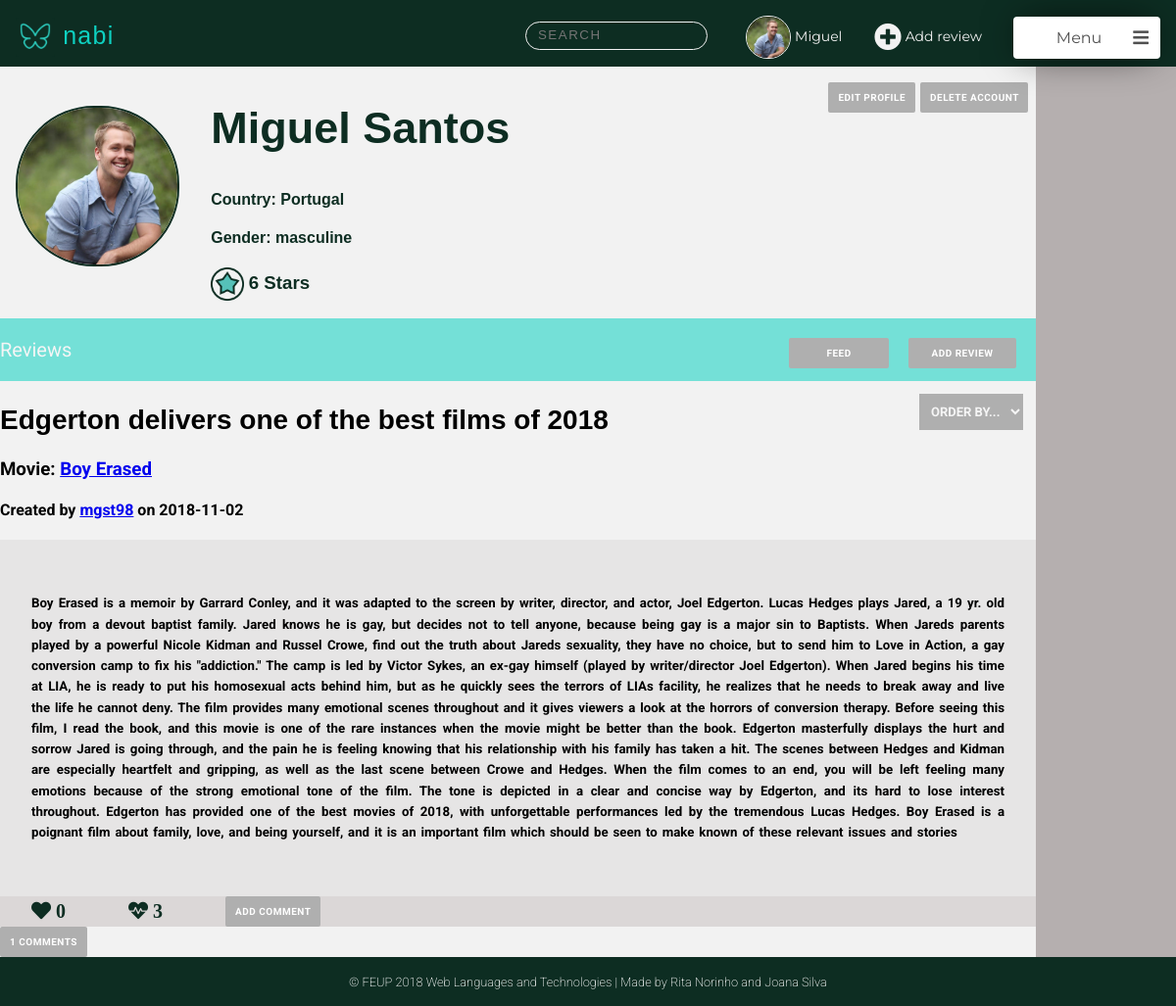
The page /pages/profile.php (signed in) on the database its author committed.
### tables this page shows
CREATE TABLE User (
    ID        INTEGER PRIMARY KEY AUTOINCREMENT,
    FirstName STRING NOT NULL,
    LastName  STRING NOT NULL,
    Username  STRING UNIQUE NOT NULL,
    Gender    STRING NOT NULL,
    Birthday  DATE NOT NULL,
    Country   STRING NOT NULL,
    Email     STRING UNIQUE NOT NULL,
    Password  CHAR (256) NOT NULL,  
    Photo     STRING DEFAULT "default.jpg",
    Points    INTEGER
    
);

CREATE TABLE Review (
    ID          INTEGER PRIMARY KEY AUTOINCREMENT,
    Title       STRING  NOT NULL,
    UserID      INTEGER REFERENCES User(ID) ON DELETE CASCADE,
    MovieID     INTEGER REFERENCES Movie(ID) ON DELETE CASCADE,
    ReviewDate  DATE NOT NULL,
    Description STRING NOT NULL
    
);

### pages/profile.php (called while the page is built, shortened)
<?php
    include_once('../templates/common/tpl_header.php');
    include_once('../templates/common/tpl_nav_bar.php');
    include_once('../templates/tpl_profile.php');
    include_once('../templates/tpl_draw_reviews.php');
    include_once('../templates/common/tpl_footer.php');
    include_once('../database/db_user.php');
    if (isset($_GET['username'])){
        $username=$_GET['username'];
    }
    else {
        $username=$_SESSION['username'];
    }
    $user_info = getUserInfo($username);
    $user_reviews=getUserReviews($username);
    foreach ($user_reviews as $k => $review){
        $user_reviews[$k]['MovieName'] = getMovieName($review['MovieID']);
        $user_reviews[$k]['UserName'] = $user_info['Username'];
        $user_reviews[$k]['NumberComments'] = getNumberComments($review['ID'],$review['UserID']);
        $user_reviews[$k]['Heart'] = getLikesReview($review['ID']);
        $user_reviews[$k]['Dislike'] = getDisLikesReview($review['ID']);
        $user_reviews[$k]['Comments']=getCommentsReview($review['ID']);
        foreach($user_reviews[$k]['Comments'] as $j => $comment){
            $user_reviews[$k]['Comments'][$j]['Username']=getUsername($comment['UserID']);
            $user_reviews[$k]['Comments'][$j]['Likes']=getLikesComment($comment['ID']);
            $user_reviews[$k]['Comments'][$j]['Dislikes']=getDislikesComment($comment['ID']);
        }
    }
    $allMovies=getAllMovies();
    $allReviews=getAllReviews();
    $allMoviesAndReviews = array('movies'=> $allMovies,'reviews'=>$allReviews);
    draw_profile($user_info,$user_reviews,$allMoviesAndReviews);
?>

### database/db_user.php (called while the page is built, shortened)
<?php
  function getID($username) {
    $db = Database::instance()->db();
    try {
      $stmt = $db->prepare('SELECT ID FROM User WHERE username = ?');
      $stmt->execute(array($username));
      if($row = $stmt->fetch()){
        return $row['ID'];
      }
    }catch(PDOException $e) {
      return -1;
    }
  }
  function getUserInfo($username) {
      $db = Database::instance()->db();
      $stmt = $db->prepare('SELECT * FROM User WHERE username = ?');
      $stmt->execute(array($username));
      return  $stmt->fetch();
  }
  function getUserFirstName($username) {
    $db = Database::instance()->db();
    try {
    $stmt = $db->prepare('SELECT FirstName FROM User WHERE username = ?');
    $stmt->execute(array($username));
    if($row = $stmt->fetch()){
      return $row['FirstName'];
    }
    }catch(PDOException $e) {
      return -1;
    }
  }
  function getUserReviews($username){
    $id=getID($username);
    $db = Database::instance()->db();
    $allReviews= $db->prepare('SELECT * FROM Review WHERE UserID = ?');
    $allReviews->execute(array($id));
    $reviews= $allReviews->fetchAll();
    return $reviews;
  }
?>

### templates/common/tpl_nav_bar.php (the view, shortened to what this page needs)
<?php function draw_nav($userinfo,$allMoviesAndReviews){ ?>
<ul class="feed_nav">
<li>
<div class="nav_logo">
 <a href="main_page.php"><p>  <img src="../assets/mininabi.png" alt="Nabi logo (butterfly)" width="40" height="40"> nabi </p> </a>
</div>
</li>
<li>
<div class="search_container">
   <input class="search_input" type="text" onkeyup="searchFunction()" placeholder="Search">
</div>
</li>
<li>  <a class="profile_nav_btn" href="profile.php">
<?php if(!(file_exists("../assets/profilePhotos/".getID($_SESSION['username']).".jpg"))){ ?>
   <img src="../assets/profilePhotos/default.jpg" width="100" height="100" alt="profile avatar">
<?php } else{ ?>
   <img src="../assets/profilePhotos/<?=getID($_SESSION['username'])?>.jpg" width="100" height="100" alt="profile avatar">
<?php } ?>
<?php echo htmlentities(getUserFirstName($_SESSION['username'])) ?>
</a> </li>
<li> <a class="add_review_btn" onclick="openBox('Add Review')"> <span class="fas fa-plus-circle"></span> Add review </a> </li>
<li>
<div class="menu">
   <div class="title" onclick="show_dropdown_menu()"> Menu <span class="fa fa-bars"></span> <div class="arrow"> </div> </div>
</div>
</li>
</ul>
<?php } ?>

### templates/common/tpl_header.php (shortened to what this page needs)
<!DOCTYPE html>
<html>
<head>
    <link rel="stylesheet" href="../css/style.css">
    <link rel="stylesheet" href="https://use.fontawesome.com/releases/v5.3.1/css/all.css">
</head>

### templates/tpl_profile.php (shortened to what this page needs)
<body>
<?php function draw_profile($userinfo, $reviews,$allMoviesAndReviews) { ?>
<div class="profile_container">
    <div class="profile_header">
        <header>
            <?php draw_nav($userinfo,$allMoviesAndReviews); ?>
       </header>
    </div>
    <div class="side_nav">
    </div>
      <div class="profile_photo">
          <?php if(!(file_exists("../assets/profilePhotos/".$userinfo['ID'].".jpg"))){ ?>
            <img src="../assets/profilePhotos/default.jpg" width="100" height="100" alt="profile avatar">
          <?php } else{ ?>
            <img src="../assets/profilePhotos/<?=$userinfo['ID']?>.jpg" width="100" height="100" alt="profile avatar">
           <?php } ?>
     </div>
    <div class="profile_info" >
        <div class="edit_profile">
           <p>
         <?php if ($userinfo['Username'] == $_SESSION['username']){?>
           <div class="delete">
                <input onclick="openBox('Delete Account')" type="submit" value="Delete Account"/>
            </div>
             <a href="edit_profile.php" class="edit"> edit profile </a>
            </p>
            <?php }?>
       </div>
        <div class="profile_name">
            <h2>
                  <?=$userinfo['FirstName']?> <?=$userinfo['LastName']?>
            </h2>
        </div>
        <div class="profile_country">
            <h4> Country: <?=$userinfo['Country']?> </h4>
        </div>
        <div class="profile_gender">
            <h4> Gender: <?=$userinfo['Gender']?> </h4>
        </div>
        <div class="profile_points">
        <h3><img src="../assets/star.png" alt ="star icon" >
            <?=$userinfo['Points']?> Stars </h3>
        </div>
    </div>
    <div class="Reviews">
        <p>Reviews
        <input  onclick="openBox('Add Review')" type="submit" value ="Add Review">
        <a href="main_page.php"> Feed </a>
        </p>
    </div>
     <div class="profile_reviews">
        <?php draw_reviews($reviews); ?>
    </div>
    <div class="profile_footer">
         <?php draw_footer(); ?>
    </div>
    </div>
<?php } ?>
    </body>
    </html>

### templates/tpl_draw_reviews.php (shortened to what this page needs)
<body>
    <?php function draw_reviews($reviews){?>
        <select name="orderBy" class="orderBy" >
        <option value="0" > Order By...</option>
    </select>
    <?php foreach($reviews as $review){?>
        <article data-id="<?=$review['ID']?>" user-id="<?=$review['UserID']?>">
        <div class="review_info">
             <h2><?=$review['Title']?> </h2>
            <h3> Movie: <a href="movie.php?movie_id=<?php echo htmlentities($review['MovieID'])?>"><?=$review['MovieName']?></a> </h3>
            <h4> Created by
            <a href="profile.php?username=<?php echo htmlentities($review['UserName'])?>"><?=$review['UserName']?></a>
            on <?=$review['ReviewDate']?></h4>
        </div>
        <div class="review_content">
            <h5><?=$review['Description']?></h5>
        </div>
        <div class="review_options">
            <ul class="review_nav">
              <li>
                <div class="likes">
                    <span id="review_likes" class="fas fa-heart" >
                    <?=$review['Heart']?></span>
                </div>
              </li>
              <li>
                <div class="dislikes">
                    <span id="review_dislikes" class="fas fa-heartbeat">
                    <?=$review['Dislike']?></span>
                </div>
              </li>
              <li>
              <input type="button"  name="addComment" value="Add Comment">
              </li>
             </ul>
        </div>
         <div class="comments">
         <input type="button" value="<?=$review['NumberComments']?> Comments">
            <br>
        </div>
        </article>
        <?php }?>
    <?php }?>
</body>

### templates/common/tpl_footer.php
<?php function draw_footer(){?>
<footer>
    <p> &#169; FEUP 2018 Web Languages and Technologies | Made by Rita Norinho and Joana Silva  </p>
</footer>
<?php } ?>

### rows shown on the page
user: FirstName "Miguel", LastName "Santos", Country "Portugal", Gender "masculine", Points "6"
review: Title "Edgerton delivers one of the best films of 2018", MovieName "Boy Erased", UserName "mgst98", ReviewDate "2018-11-02", Description "Boy Erased is a memoir by Garrard Conley, and it was adapted to the screen by writer, director, and actor, Joel Edgerton. Lucas Hedges plays Jared, a 19 yr. old boy from a devout baptist family. Jared knows he is gay, but decides not to tell anyone, because being gay is a major sin to Baptists. When Jareds parents played by a powerful Nicole Kidman and Russel Crowe, find out the truth about Jareds sexuality, they have no choice, but to send him to Love in Action, a gay conversion camp to fix his \"addiction.\" The camp is led by Victor Sykes, an ex-gay himself (played by writer/director Joel Edgerton). When Jared begins his time at LIA, he is ready to put his homosexual acts behind him, but…", Heart "0", Dislike "3"
